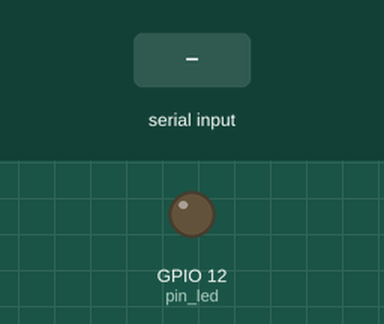
Recording of a sketch running on a simulated ESP32. On the bench: output pins drawn as LEDs (lit = HIGH). Inputs (shaded band) come from the test bench. WiFi joins after 1.5 s; servers stay silent unless stated.

Above: at 3.0 s.
3.1 s: "90,45\n" received over the second serial link
Timing chart, 0 to 6.1 s (numbered marks = the images above; inputs shaded):
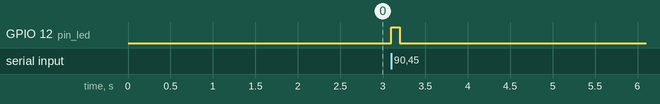

Measured:
- after the input at 3.1 s, GPIO 12 (pin_led): LOW → HIGH at once, → LOW 0.10 s later

The sketch:

XN005.ino
```cpp
#include <X_NODE_esp32wroom.h>
X_NODE_esp32wroom xnode;

#define BLYNK_PRINT Serial
#define BLYNK_USE_DIRECT_CONNECT
#include <BlynkSimpleEsp32_BLE.h>
#include <BLEDevice.h>
#include <BLEServer.h>

unsigned long previousMillis = 0;
const long interval = 50;
char auth[] = "i4R0ItmcHt2tDkTXQ_0_rMKfaQWh0gMR"; //Enter your token here
int cont = 0;

char Answer[20] = {};

int pin_led = 12; //Pin built-in led

void setup() {
  pinMode(pin_led, OUTPUT);
  Serial.begin(115200);
  Serial2.begin(115200);
  Blynk.begin(auth);
}

void ReadData(void) {
  xnode.ReadBinaryAnswer ("005A", "G", Answer); //Saves the X-NODE status reading
  if (Answer[0] == '1')
    Blynk.virtualWrite(V0, 1);
  else
    Blynk.virtualWrite(V0, 0);

  if (Answer[1] == '1')
    Blynk.virtualWrite(V1, 1);
  else
    Blynk.virtualWrite(V1, 0);

  if (Answer[2] == '1')
    Blynk.virtualWrite(V2, 1);
  else
    Blynk.virtualWrite(V2, 0);

  if (Answer[3] == '1')
    Blynk.virtualWrite(V3, 1);
  else
    Blynk.virtualWrite(V3, 0);
}

void loop() {
  Blynk.run();
  unsigned long currentMillis = millis();
  if (currentMillis - previousMillis >= interval) {
    previousMillis = currentMillis;
    ReadData();
    digitalWrite(pin_led, HIGH); delay(100);
    digitalWrite(pin_led, LOW);
  }
}
```

X_NODE_esp32wroom.h
```cpp
#ifndef X_NODE_esp32wroom_H
#define X_NODE_esp32wroom_H

#include <Arduino.h >

class X_NODE_esp32wroom
{
public:
    /*
    Function:
       void SendCommand (char* node, char* command, int value)
    Overview:
        Sends the commands to XNODEs trough serial port.
    Precondition:
        None.
    Input:
        char* node: XNODE´s model; e.g. 016A, 007E.
        char* command: Commands for XNODEs; R, G, F, R.
        int value: Value of the command, e.g. 100, 30.
    Output:
        None.
    */
  void SendCommand (char* node, char* command, int value);

    /*
    Function:
       void SendCommandString (char* node, char* command, String value)
    Overview:
        Sends the commands to XNODEs trough serial port.
    Precondition:
        None.
    Input:
        char* node: XNODE´s model; e.g. 016A, 007E.
        char* command: Commands for XNODEs; R, G, F, R.
        String value: Value of the command, e.g. 101010, 00001111.
    Output:
        None.
    */
  void SendCommandString (char* node, char* command, String value);

    /*
    Function:
        void SendAsk (char* node);
    Overview:
        Sends the ID and the command '?' trougth serial port.
    Precondition:
        None.
    Input:
        char* node: XNODE´s model; e.g. 016A, 007E
    Output:
        None.
    */
  void SendAsk (char* node);

    /*
    Function:
        float ReadAnswerToFloat(char* node, char* command)
    Overview:
        Sends the commands to XNODEs trough serial ports, waits for the
        answer and proccesses the response.
    Precondition:
        None.
    Input:
        char* node: XNODE´s model; e.g. 016A, 007E.
        char* command: Commands for XNODEs; e.g GH, GT, GP.
    Output:
        Float: Float from answer of the XNODE.
    */
  float ReadAnswerToFloat(char* node, char* command);

    /*
    Function:
        int ReadAnswerToInt(char* node, char* command)
    Overview:
        Sends the commands to XNODEs trough serial ports, waits for the
        answer and proccesses the response.
    Precondition:
        None.
    Input:
        char* node: XNODE´s model; e.g. 016A, 007E.
        char* command: Commands for XNODEs; e.g GH, GT, GP.
    Output:
        int: Integer from answer of the XNODE.
    */
  int ReadAnswerToInt(char* node, char* command);

    /*
    Function:
        int ReadBinaryAnswer(char* node, char* command, char Answer[])
    Overview:
        Sends the commands to XNODEs trough serial ports, waits for the
        answer and save the characters int the array Answer[].
    Precondition:
        None.
    Input:
        char* node: XNODE´s model; e.g. 016A, 007E.
        char* command: Commands for XNODEs; R, G, F, R.
        char Answer[]: Array where characters are stored
    Output:
        None.
    */
  int ReadBinaryAnswer(char* node, char* command, char Answer[]);


private:
  /*
    Function:
        void PrintCommand(char* node, char* command);
    Overview:
        Sends the ID and the command trougth serial port.
    Precondition:
        None.
    Input:
        char* node: XNODE´s model; e.g. 016A, 007E
        char* command: Commands for XNODEs; e.g GH, GT, GP.
    Output:
        None.
  */
  void PrintCommand(char* node, char* command);

  /*
    Function:
        int ReadBufferSerial(char* Buffer)
    Overview:
        Reads the serial port and store the characters in "Buffer".
        Returns the number of characters read.
    Precondition:
        None.
    Input:
        None.
    Output:
        Int: Number of characters read.
  */
  int ReadBufferSerial(char* Buffer);

  /*
    Function:
        bool CheckModel(char* Buffer, char* ID)
    Overview:
        Compares the ID and the XNODE´s answer, if match returns
        True, otherwise returns False
    Precondition:
        None.
    Input:
        char* ID: XNODE´s ID, model + index; e.g. 016A, 007E
        char* Buffer: XNODE´s Answer from serial port.
    Output:
        Bool: Comparison result.
  */
  bool CheckModel(char* Buffer, char* ID);

  /*
    Function:
        float StringtoFloat(char* Buffer)
    Overview:
        Cleans the XNODE´s ID from the answer and turn it in float.
    Precondition:
        The function CheackModel must returns TRUE.
    Input:
        char* Buffer: XNODE´s Answer from serial port.
    Output:
        Float: Float from answer of the XNODE.
  */
  float StringtoFloat(char* Buffer);

  /*
    Function:
        int StringtoFloat(char* Buffer)
    Overview:
        Cleans the XNODE´s ID from the answer and turn it in float.
    Precondition:
        The function CheackModel must returns TRUE.
    Input:
        char* Buffer: XNODE´s Answer from serial port.
    Output:
        int: Integer from answer of the XNODE.
  */
  int StringtoInt(char* Buffer) ;

};
#endif
```
